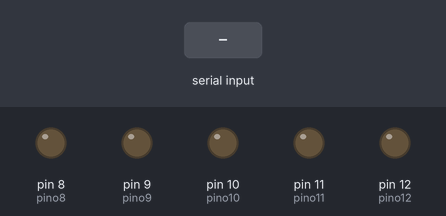
Simulated run of this sketch. Board: Arduino Uno, built with avr-gcc and run on an emulated ATmega328P. On the bench: output pins drawn as LEDs (lit = HIGH). The test bench sets the inputs (shaded band).

Above: at 2.1 s.
2.2 s: "0" received over Serial
At 2.8 s:
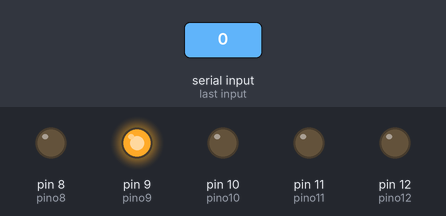
3.7 s: "1" received over Serial
At 5.1 s:
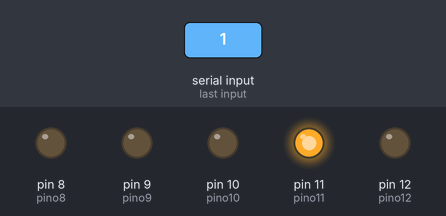
Timing chart, 0 to 6.7 s (numbered marks = the images above; inputs shaded):
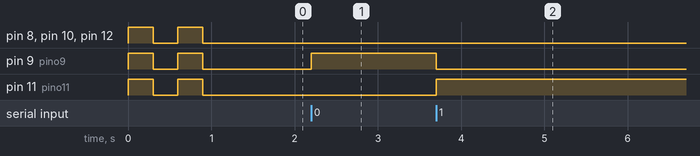

The sketch:

main.ino
```cpp
int pino8 = 8;
int pino9 = 9;
int pino10 = 10;
int pino11 = 11;
int pino12 = 12;


void setup() {
  pinMode(pino8, OUTPUT);
  pinMode(pino9, OUTPUT);
  pinMode(pino10, OUTPUT);
  pinMode(pino11, OUTPUT);
  pinMode(pino12, OUTPUT);

  lightShow();

  Serial.begin(9600);
}

void loop() {
  if (Serial.available() > 0) {
    char receivedChar = Serial.read();
    if (receivedChar == '0') {
          digitalWrite(pino8, LOW);
          digitalWrite(pino9, HIGH);
          digitalWrite(pino10, LOW);
          digitalWrite(pino11, LOW);
          digitalWrite(pino12, LOW);
          delay(100);
    }
    else if (receivedChar == '1')  {
          digitalWrite(pino8, LOW);
          digitalWrite(pino9, LOW);
          digitalWrite(pino10, LOW);
          digitalWrite(pino11, HIGH);
          digitalWrite(pino12, LOW);
          delay(100);
    }
  }
}

void lightShow() {
  digitalWrite(pino8, HIGH);
  digitalWrite(pino9, HIGH);
  digitalWrite(pino10, HIGH);
  digitalWrite(pino11, HIGH);
  digitalWrite(pino12, HIGH);

  delay(300);
  digitalWrite(pino8, LOW);
  digitalWrite(pino9, LOW);
  digitalWrite(pino10, LOW);
  digitalWrite(pino11, LOW);
  digitalWrite(pino12, LOW);

  delay(300);
  digitalWrite(pino8, HIGH);
  digitalWrite(pino9, HIGH);
  digitalWrite(pino10, HIGH);
  digitalWrite(pino11, HIGH);
  digitalWrite(pino12, HIGH);

  delay(300);
  digitalWrite(pino8, LOW);
  digitalWrite(pino9, LOW);
  digitalWrite(pino10, LOW);
  digitalWrite(pino11, LOW);
  digitalWrite(pino12, LOW);
}
```

Measured:
- after the input at 2.2 s, pin 9 (pino9): LOW → HIGH at once
- after the input at 3.7 s, pin 9 (pino9): HIGH → LOW at once; pin 11 (pino11): LOW → HIGH at once
